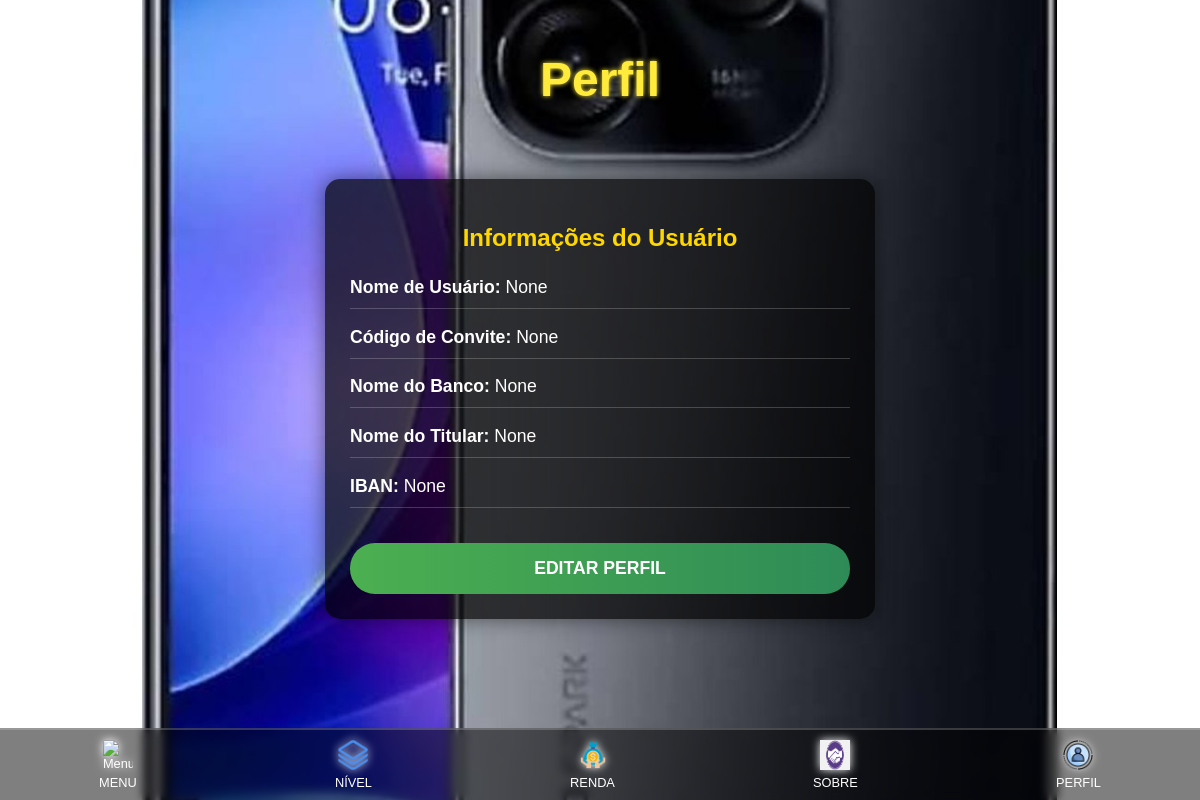
Before: /perfil/ (signed in) with the older database file.
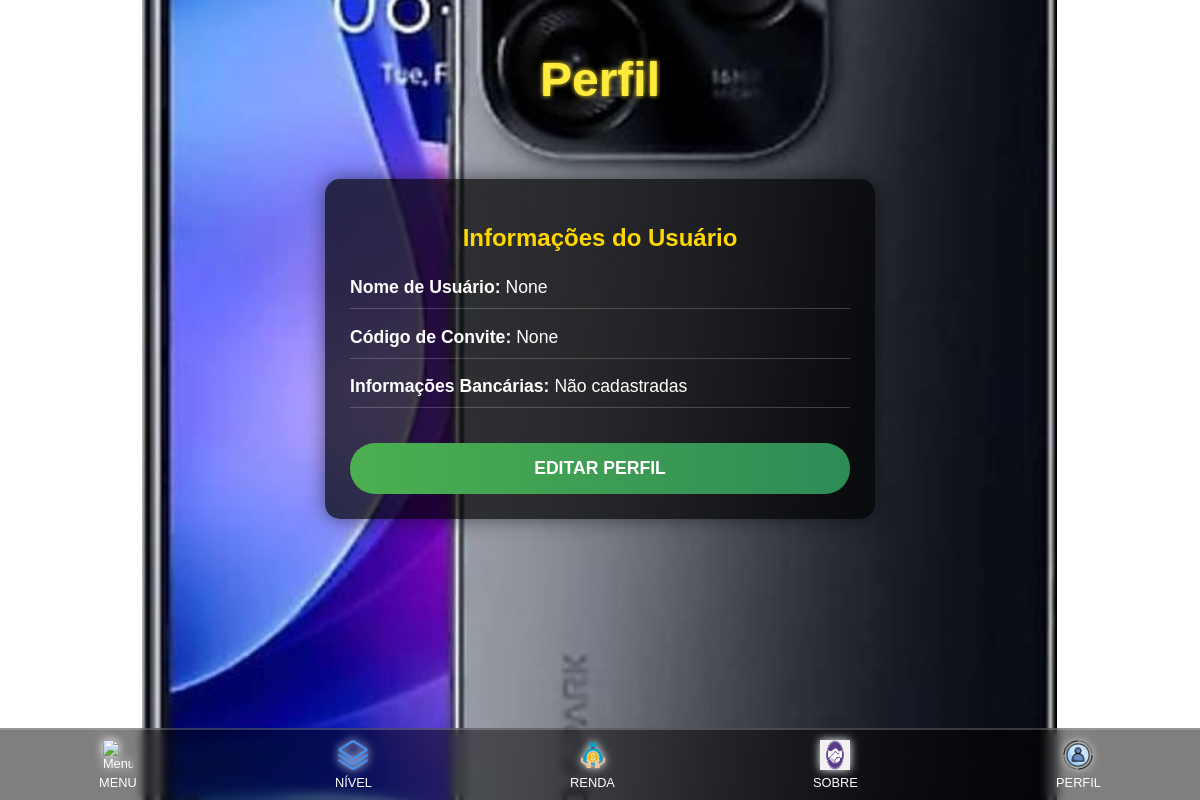
After: the same page with the newer database file.
### plataforma/models.py (models this page shows, shortened)
class Usuario(AbstractBaseUser, PermissionsMixin):
    phone_number = models.CharField(max_length=15, unique=True, verbose_name="Número de Telefone")
    username = models.CharField(max_length=150, unique=True, blank=True, null=True, verbose_name="Nome de Usuário")
    invitation_code = models.CharField(max_length=10, unique=True, blank=True, null=True, verbose_name="Código de Convite")
    inviter = models.ForeignKey('self', on_delete=models.SET_NULL, null=True, blank=True, related_name='invited_users', verbose_name="Convidante")
    saldo = models.DecimalField(max_digits=10, decimal_places=2, default=0.00, verbose_name="Saldo Geral")
    saldo_disponivel = models.DecimalField(max_digits=10, decimal_places=2, default=0.00, verbose_name="Saldo Disponível para Saque")
    saldo_subsidio = models.DecimalField(max_digits=10, decimal_places=2, default=0.00, verbose_name="Saldo de Subsídios")
    total_sacado = models.DecimalField(max_digits=10, decimal_places=2, default=0.00, verbose_name="Total Sacado")
    is_active = models.BooleanField(default=True)
    is_staff = models.BooleanField(default=False)
    date_joined = models.DateTimeField(default=timezone.now)
    can_spin_roulette = models.BooleanField(default=False, verbose_name="Pode Abrir Prêmio")
    spins_remaining = models.IntegerField(default=0, verbose_name="Prêmios Restantes para Abrir")
    last_spin_reset = models.DateTimeField(null=True, blank=True, verbose_name="Último Reset de Prêmios")
    objects = UsuarioManager()
    USERNAME_FIELD = 'phone_number'
    REQUIRED_FIELDS = []
    class Meta:
        verbose_name = "Usuário"
        verbose_name_plural = "Usuários"

class ClientBankDetails(models.Model):
    usuario = models.OneToOneField(Usuario, on_delete=models.CASCADE, related_name='bank_details', verbose_name="Usuário")
    nome_banco = models.CharField(max_length=100, blank=True, null=True, verbose_name="Nome do Banco")
    nome_titular_conta = models.CharField(max_length=200, blank=True, null=True, verbose_name="Nome do Titular da Conta")
    iban = models.CharField(max_length=30, blank=True, null=True, verbose_name="IBAN")
    class Meta:
        verbose_name = "Detalhe Bancário do Cliente"
        verbose_name_plural = "Detalhes Bancários dos Clientes"

### plataforma/views.py (the view)
# urls.py: path('perfil/', views.perfil_view, name='perfil'),
@login_required
def perfil_view(request):
    usuario = request.user
    client_bank_details = None
    try:
        client_bank_details = ClientBankDetails.objects.get(usuario=usuario)
    except ClientBankDetails.DoesNotExist:
        pass
    context = {
        'usuario': usuario,
        'client_bank_details': client_bank_details,
    }
    return render(request, 'plataforma/perfil.html', context)

### plataforma/templates/plataforma/perfil.html (shortened to what this page needs)
{% load static %}
<!DOCTYPE html>
<html lang="pt-br">
<head>
</head>
<body>
    <div class="header">
        <h1>Perfil</h1>
    </div>
    <div class="profile-container">
        <h2>Informações do Usuário</h2>
        <div class="profile-info">
            <p><strong>Nome de Usuário:</strong> {{ usuario.username }}</p>
            <p><strong>Código de Convite:</strong> {{ usuario.invitation_code }}</p>
            {% if client_bank_details %}
                <p><strong>Nome do Banco:</strong> {{ client_bank_details.nome_banco }}</p>
                <p><strong>Nome do Titular:</strong> {{ client_bank_details.nome_titular_conta }}</p>
                <p><strong>IBAN:</strong> {{ client_bank_details.iban }}</p>
            {% else %}
                <p><strong>Informações Bancárias:</strong> Não cadastradas</p>
            {% endif %}
        </div>
        <a href="{% url 'editar_perfil' %}">
            <button type="button" class="edit-btn">Editar Perfil</button>
        </a>
    </div>
    <nav class="footer-nav">
        <a href="{% url 'menu' %}" class="footer-item">
            <img src="{% static 'plataforma/images/icon_menu.png' %}" alt="Menu">
            <span>MENU</span>
        </a>
        <a href="{% url 'nivel' %}" class="footer-item">
            <img src="{% static 'plataforma/images/icon_nivel.png' %}" alt="Nivel">
            <span>NÍVEL</span>
        </a>
        <a href="{% url 'renda' %}" class="footer-item">
            <img src="{% static 'plataforma/images/icon_renda.png' %}" alt="Renda">
            <span>RENDA</span>
        </a>
        <a href="{% url 'sobre' %}" class="footer-item">
            <img src="{% static 'plataforma/images/icon_sobre.png' %}" alt="Sobre">
            <span>SOBRE</span>
        </a>
        <a href="{% url 'perfil' %}" class="footer-item">
            <img src="{% static 'plataforma/images/icon_perfil.png' %}" alt="Perfil">
            <span>PERFIL</span>
        </a>
    </nav>
</body>
</html>

Changed rows visible on the page:
removed ClientBankDetails: nome_banco "None", nome_titular_conta "None", iban "None"
Other visible differences:
text no longer shown: "Nome do Banco: Nome do Titular: IBAN:"
text now shown: "Informações Bancárias: Não cadastradas"
